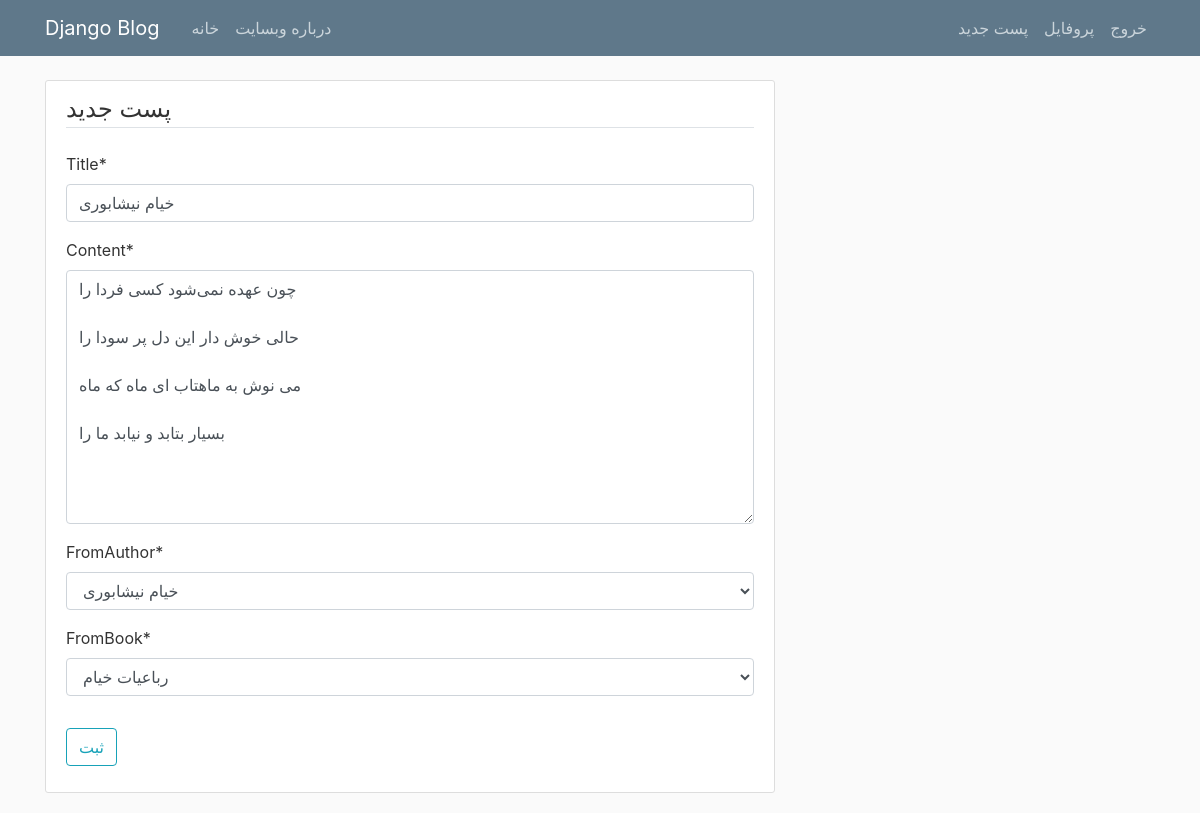
Page /post/2/update/ (signed in) on the committed database.
### blog/models.py (models this page shows, shortened)
class Post(models.Model):
    title = models.CharField(max_length=100)
    content = models.TextField()
    date_posted = models.DateTimeField(default=timezone.now)
    author = models.ForeignKey(User, on_delete=models.CASCADE)
    FromAuthor = models.ForeignKey(Author, on_delete=models.CASCADE)
    FromBook   = models.ForeignKey(Book,on_delete=models.CASCADE)
    Likes      = models.ManyToManyField(User,blank=True,related_name='Likes')
    Dislikes   = models.ManyToManyField(User,blank=True,related_name='Dislikes')

### blog/views.py (the view, shortened to what this page needs)
# urls.py: path('post/<int:pk>/update/', PostUpdateView.as_view(), name='post-update'),
class PostUpdateView(LoginRequiredMixin, UserPassesTestMixin, UpdateView):
    model = Post
    fields = ['title', 'content','FromAuthor','FromBook']
    def test_func(self):
        post = self.get_object()
        if self.request.user == post.author:
            return True
        return False

### author/models.py (called while the page is built)
    def __str__(self):
        return self.Fullname

### book/models.py (called while the page is built)
    def __str__(self):
        return self.BookName

### blog/templates/blog/post_form.html (shortened to what this page needs)
{% extends "blog/base.html" %}
{% load crispy_forms_tags %}
{% block content %}
    <div class="content-section">
        <form method="POST">
            <fieldset class="form-group">
                <legend class="border-bottom mb-4">پست جدید</legend>
                {{ form|crispy }}
            </fieldset>
            <div class="form-group">
                <button class="btn btn-outline-info" type="submit">ثبت</button>
            </div>
        </form>
    </div>
{% endblock content %}

### blog/static/blog/main.css (style rules this page uses)
body { background: #fafafa; color: #333333; margin-top: 5rem; }
.content-section { background: #ffffff; padding: 10px 20px; border: 1px solid #dddddd; border-radius: 3px; margin-bottom: 20px; }

### rows in the picture
Post: title "خیام نیشابوری", content "چون عهده نمی‌شود کسی فردا را حالی خوش دار این دل پر سودا را می نوش به ماهتاب ای ماه که ماه بسیار بتابد و نیابد ما را", FromAuthor "خیام نیشابوری", FromBook "رباعیات خیام"
